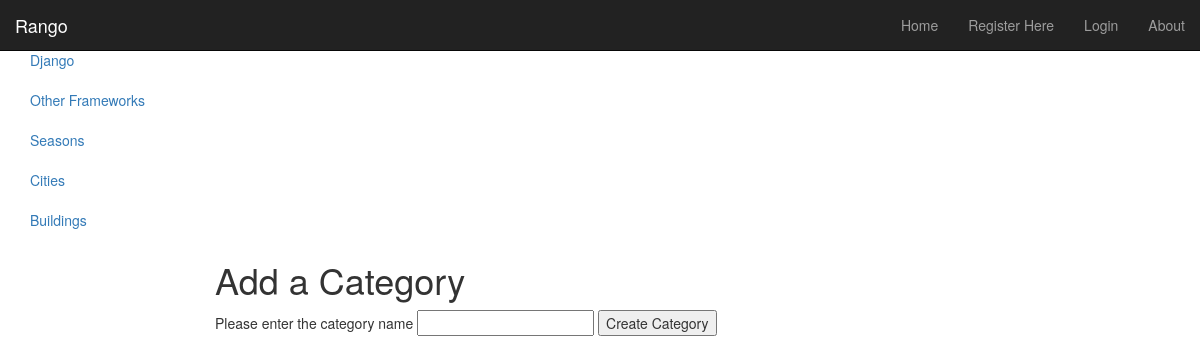
Screenshot of /rango/add_category/ with the database file from the repository.
### rango/models.py (models this page shows, shortened)
class Category(models.Model):
        name = models.CharField(max_length=128, unique=True)
        views = models.IntegerField(default=0)
        likes = models.IntegerField(default=0)
        slug = models.SlugField(unique=True)

### rango/views.py (the view)
def add_category(request):
    if request.method == 'POST':
        form = CategoryForm(request.POST)
        if form.is_valid():
            form.save(commit=True)
            return index(request)
        else:
            print form.errors
    else:
        form = CategoryForm()
    return render(request, 'rango/add_category.html', {'form': form})

### rango/forms.py
class CategoryForm(forms.ModelForm):
    name = forms.CharField(max_length=128, help_text="Please enter the category name")
    views = forms.IntegerField(widget=forms.HiddenInput(), initial=0)
    likes = forms.IntegerField(widget=forms.HiddenInput(), initial=0)
    slug = forms.CharField(widget=forms.HiddenInput(), required=False)
    class Meta:
        model = Category
        fields = ('name',)

### rango/templatetags/rango_extras.py (called while the page is built)
@register.inclusion_tag('rango/cats.html')
def get_category_list(cat=None):
    return {'cats': Category.objects.all(), 'act_cat': cat}

### rango/templates/rango/add_category.html (shortened to what this page needs)
<!DOCTYPE html>
<html>
    <head>
    </head>
    <body>
    {% extends 'rango/base.html' %}
    {% block body_block %}
        <h1>Add a Category</h1>
        <form id="category_form" method="post" action="/rango/add_category/">
            {% for field in form.visible_fields %}
                {{ field.help_text }}
                {{ field }}
            {% endfor %}
            <input type="submit" name="submit" value="Create Category" />
        </form>
    {% endblock %}

### rango/templates/rango/cats.html
{% if cats %}
    <ul class="nav nav-sidebar">
    {% for c in cats %}
    {% if c == act_cat %} <li  class="active" > {% else  %} <li>{% endif %}
            <a href="{% url 'category'  c.slug %}">{{ c.name }}</a></li>
{% endfor %}
{% else %}
    <li> <strong >There are no category present.</strong></li>
    </ul>
{% endif %}

### rows the page displays
Category: name "Django"
Category: name "Other Frameworks"
Category: name "Seasons"
Category: name "Cities"
Category: name "Buildings"

### other values shown
{{ field.help_text }} "Please enter the category name"
